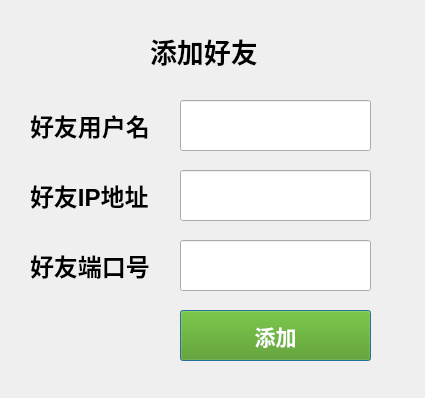
<?xml version="1.0" encoding="UTF-8"?>
<ui version="4.0">
 <class>addfriend</class>
 <widget class="QDialog" name="addfriend">
  <property name="geometry">
   <rect>
    <x>0</x>
    <y>0</y>
    <width>425</width>
    <height>398</height>
   </rect>
  </property>
  <property name="windowTitle">
   <string>Dialog</string>
  </property>
  <widget class="QLabel" name="label">
   <property name="geometry">
    <rect>
     <x>150</x>
     <y>20</y>
     <width>331</width>
     <height>61</height>
    </rect>
   </property>
   <property name="font">
    <font>
     <pointsize>20</pointsize>
     <weight>75</weight>
     <bold>true</bold>
    </font>
   </property>
   <property name="text">
    <string>添加好友</string>
   </property>
  </widget>
  <widget class="QLabel" name="label_2">
   <property name="geometry">
    <rect>
     <x>30</x>
     <y>100</y>
     <width>141</width>
     <height>51</height>
    </rect>
   </property>
   <property name="font">
    <font>
     <pointsize>18</pointsize>
     <weight>75</weight>
     <bold>true</bold>
    </font>
   </property>
   <property name="text">
    <string>好友用户名</string>
   </property>
  </widget>
  <widget class="QLabel" name="label_3">
   <property name="geometry">
    <rect>
     <x>30</x>
     <y>170</y>
     <width>141</width>
     <height>51</height>
    </rect>
   </property>
   <property name="font">
    <font>
     <pointsize>18</pointsize>
     <weight>75</weight>
     <bold>true</bold>
    </font>
   </property>
   <property name="text">
    <string>好友IP地址</string>
   </property>
  </widget>
  <widget class="QLabel" name="label_4">
   <property name="geometry">
    <rect>
     <x>30</x>
     <y>240</y>
     <width>141</width>
     <height>51</height>
    </rect>
   </property>
   <property name="font">
    <font>
     <pointsize>18</pointsize>
     <weight>75</weight>
     <bold>true</bold>
    </font>
   </property>
   <property name="text">
    <string>好友端口号</string>
   </property>
  </widget>
  <widget class="QLineEdit" name="name">
   <property name="geometry">
    <rect>
     <x>180</x>
     <y>100</y>
     <width>191</width>
     <height>51</height>
    </rect>
   </property>
   <property name="font">
    <font>
     <pointsize>15</pointsize>
    </font>
   </property>
  </widget>
  <widget class="QLineEdit" name="ip">
   <property name="geometry">
    <rect>
     <x>180</x>
     <y>170</y>
     <width>191</width>
     <height>51</height>
    </rect>
   </property>
   <property name="font">
    <font>
     <pointsize>15</pointsize>
    </font>
   </property>
  </widget>
  <widget class="QLineEdit" name="port">
   <property name="geometry">
    <rect>
     <x>180</x>
     <y>240</y>
     <width>191</width>
     <height>51</height>
    </rect>
   </property>
   <property name="font">
    <font>
     <pointsize>15</pointsize>
    </font>
   </property>
  </widget>
  <widget class="QPushButton" name="sure">
   <property name="geometry">
    <rect>
     <x>180</x>
     <y>310</y>
     <width>191</width>
     <height>51</height>
    </rect>
   </property>
   <property name="palette">
    <palette>
     <active>
      <colorrole role="Button">
       <brush brushstyle="SolidPattern">
        <color alpha="255">
         <red>78</red>
         <green>154</green>
         <blue>6</blue>
        </color>
       </brush>
      </colorrole>
      <colorrole role="ButtonText">
       <brush brushstyle="SolidPattern">
        <color alpha="255">
         <red>255</red>
         <green>255</green>
         <blue>255</blue>
        </color>
       </brush>
      </colorrole>
     </active>
     <inactive>
      <colorrole role="Button">
       <brush brushstyle="SolidPattern">
        <color alpha="255">
         <red>78</red>
         <green>154</green>
         <blue>6</blue>
        </color>
       </brush>
      </colorrole>
      <colorrole role="ButtonText">
       <brush brushstyle="SolidPattern">
        <color alpha="255">
         <red>255</red>
         <green>255</green>
         <blue>255</blue>
        </color>
       </brush>
      </colorrole>
     </inactive>
     <disabled>
      <colorrole role="Button">
       <brush brushstyle="SolidPattern">
        <color alpha="255">
         <red>78</red>
         <green>154</green>
         <blue>6</blue>
        </color>
       </brush>
      </colorrole>
      <colorrole role="ButtonText">
       <brush brushstyle="SolidPattern">
        <color alpha="255">
         <red>190</red>
         <green>190</green>
         <blue>190</blue>
        </color>
       </brush>
      </colorrole>
     </disabled>
    </palette>
   </property>
   <property name="font">
    <font>
     <pointsize>16</pointsize>
     <weight>75</weight>
     <bold>true</bold>
    </font>
   </property>
   <property name="text">
    <string>添加</string>
   </property>
  </widget>
 </widget>
 <resources/>
 <connections/>
</ui>
